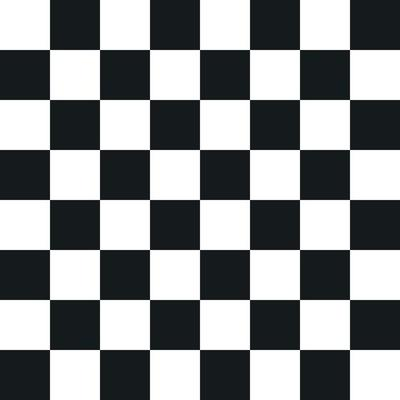
#> input picture input.jpg, 400 x 400 px, given in place of input.png, which was not available
$ python sobel.py
#> lines starting #> are read from the running program, lines starting #| are printed output that depends on the picture; pictures that were not available may be replaced by others from this repository, and a replacement may not be noted
import cv2
import numpy as np
import math


img = cv2.imread('input.png', cv2.IMREAD_GRAYSCALE)
#> img: shape (400, 400); min 3, max 255, mean 139.8

image_h = img.shape[0]
#> image_h = 400
image_w = img.shape[1]
#> image_w = 400
kernel_size = 3

sobel_kernel_horizontal = np.array(([1,0,-1],
                                    [2,0,-2],
                                    [1,0,-1]))

sobel_kernel_vertical = np.array(([1,2,1],
                                    [0,0,0],
                                    [-1,-2,-1]))
padding_x = (kernel_size - 1)//2
padding_y = (kernel_size - 1)//2

img = cv2.copyMakeBorder(img, padding_y, padding_y, padding_x, padding_x, cv2.BORDER_CONSTANT)
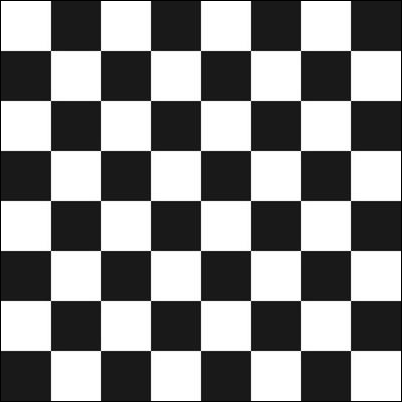
#> img: shape (402, 402); min 0, max 255, mean 138.4

output_image_h = image_h + kernel_size - 1
#> output_image_h = 402
output_image_w = image_w + kernel_size - 1
#> output_image_w = 402

sobel_output_h = np.zeros((output_image_h,output_image_w))
for x in range(padding_x, output_image_h-padding_x):
    for y in range(padding_y, output_image_w-padding_y):
        temp = 0
        for i in range(-padding_x, padding_x+1):
            for j in range(-padding_y, padding_y+1):
                temp += img[x-i, y-j]*sobel_kernel_horizontal[i+padding_x,j+padding_y]
        sobel_output_h[x,y] = temp
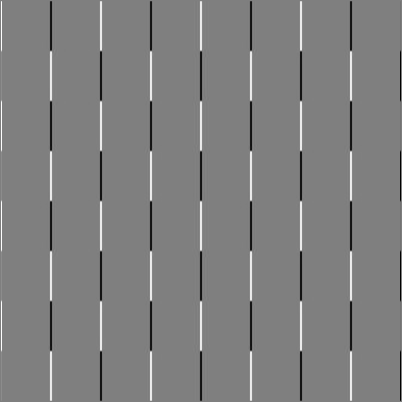
#> sobel_output_h: shape (402, 402) float64; min -1020, max 1020, mean 0; drawn with min black and max white
sobel_output_h = cv2.normalize(sobel_output_h, None, 0, 1, cv2.NORM_MINMAX)

sobel_output_v = np.zeros((output_image_h,output_image_w))
for x in range(padding_x, output_image_h-padding_x):
    for y in range(padding_y, output_image_w-padding_y):
        temp = 0
        for i in range(-padding_x, padding_x+1):
            for j in range(-padding_y, padding_y+1):
                temp += img[x-i, y-j]*sobel_kernel_vertical[i+padding_x,j+padding_y]
        sobel_output_v[x,y] = temp
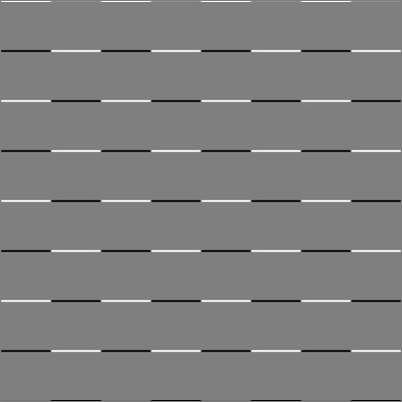
#> sobel_output_v: shape (402, 402) float64; min -1020, max 1020, mean 0; drawn with min black and max white
sobel_output_v = cv2.normalize(sobel_output_v, None, 0, 1, cv2.NORM_MINMAX)


cv2.imshow('input',img)
cv2.imshow('sobel_h', sobel_output_h)
cv2.imshow('sobel_v', sobel_output_v)
cv2.imshow('combine', sobel_output_h*sobel_output_v)
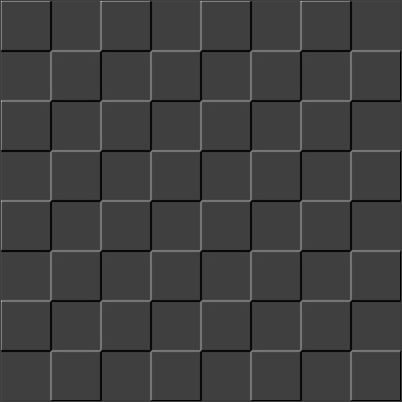
#> window 'combine': shape (402, 402) float64; min 3.47e-18, max 0.766, mean 0.25
cv2.waitKey()
cv2.destroyAllWindows()
